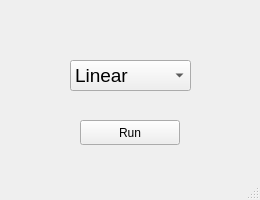
<?xml version="1.0" encoding="UTF-8"?>
<ui version="4.0">
 <class>MainWindow</class>
 <widget class="QMainWindow" name="MainWindow">
  <property name="geometry">
   <rect>
    <x>0</x>
    <y>0</y>
    <width>260</width>
    <height>200</height>
   </rect>
  </property>
  <property name="minimumSize">
   <size>
    <width>0</width>
    <height>0</height>
   </size>
  </property>
  <property name="baseSize">
   <size>
    <width>265</width>
    <height>225</height>
   </size>
  </property>
  <property name="windowTitle">
   <string>GraphSolver</string>
  </property>
  <property name="windowIcon">
   <iconset>
    <normaloff>../Icons/bar-graph-on-a-rectangle.png</normaloff>../Icons/bar-graph-on-a-rectangle.png</iconset>
  </property>
  <widget class="QWidget" name="centralwidget">
   <widget class="QComboBox" name="equation_combo">
    <property name="geometry">
     <rect>
      <x>70</x>
      <y>60</y>
      <width>121</width>
      <height>31</height>
     </rect>
    </property>
    <property name="font">
     <font>
      <pointsize>14</pointsize>
     </font>
    </property>
    <item>
     <property name="text">
      <string>Linear</string>
     </property>
    </item>
    <item>
     <property name="text">
      <string>Linear Intresect</string>
     </property>
    </item>
   </widget>
   <widget class="QPushButton" name="run_button">
    <property name="geometry">
     <rect>
      <x>80</x>
      <y>120</y>
      <width>100</width>
      <height>25</height>
     </rect>
    </property>
    <property name="text">
     <string>Run</string>
    </property>
    <property name="autoDefault">
     <bool>true</bool>
    </property>
    <property name="default">
     <bool>false</bool>
    </property>
    <property name="flat">
     <bool>false</bool>
    </property>
   </widget>
  </widget>
  <widget class="QStatusBar" name="statusbar"/>
 </widget>
 <resources/>
 <connections/>
</ui>
